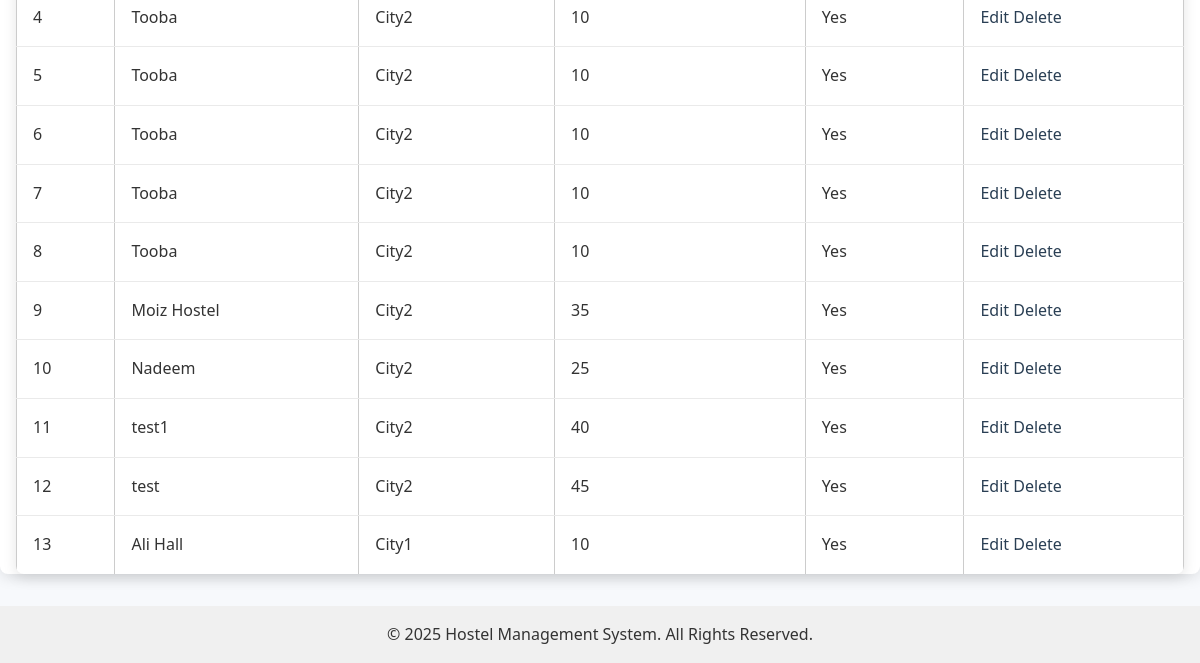
Page /manage_hostels/ (lower part) on the earlier database version.
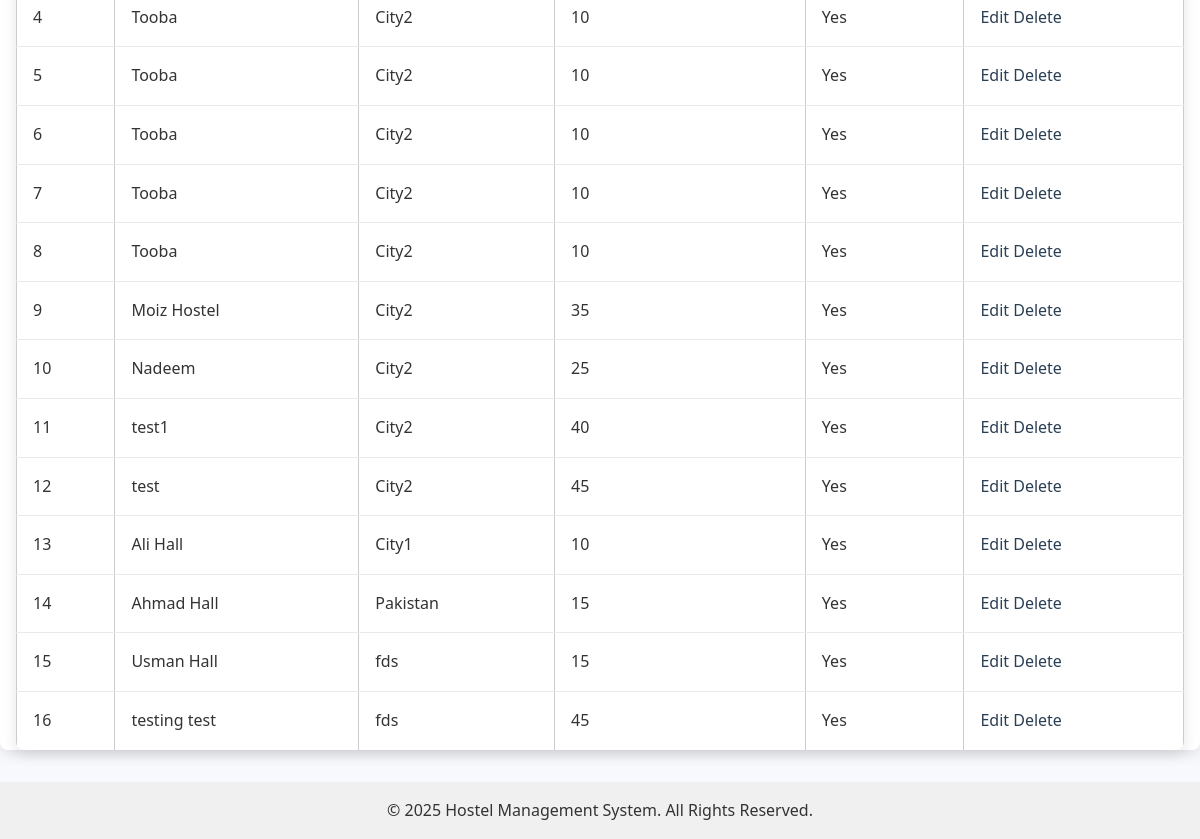
Same page on the later database version.
### members/models.py (models this page shows, shortened)
class Hostel(models.Model):
    owner = models.ForeignKey(settings.AUTH_USER_MODEL, on_delete=models.CASCADE)
    name = models.CharField(max_length=100)
    location = models.CharField(max_length=100)
    total_rooms = models.IntegerField()
    is_active = models.BooleanField(default=True)

### members/views.py (the view, shortened to what this page needs)
# urls.py: path('manage_hostels/', manage_hostels, name='manage_hostels'),
@require_http_methods(["GET", "POST"])
def manage_hostels(request):
    hostels = Hostel.objects.all().order_by('id')
    hostel_owners = HostelOwner.objects.all()
    context = {
        'hostels': hostels,
        'hostel_owners': hostel_owners
    }
    return render(request, 'manage_hostels.html', context)

### members/templates/manage_hostels.html (shortened to what this page needs)
{% extends 'base.html' %}
{% block content %}
<div class="section-container">
    <table class="data-table">
        <tbody>
            {% for hostel in hostels %}
            <tr>
                <td>{{ hostel.id }}</td>
                <td>{{ hostel.name }}</td>
                <td>{{ hostel.location }}</td>
                <td>{{ hostel.total_rooms }}</td>
                <td>{{ hostel.is_active|yesno:"Yes,No" }}</td>
                <td>
                    <a href="{% url 'edit_hostel' hostel.id %}" class="action-link">Edit</a>
                    <a href="{% url 'delete_hostel' hostel.id %}" class="action-link delete">Delete</a>
                </td>
            </tr>
            {% empty %}
            <tr>
                <td colspan="6">No hostels found.</td>
            </tr>
            {% endfor %}
        </tbody>
    </table>
</div>
{% endblock %}

Differences in the rows shown:
added Hostel: id "14", name "Ahmad Hall", location "Pakistan", total_rooms "15", is_active "Yes"
added Hostel: id "15", name "Usman Hall", location "fds", total_rooms "15", is_active "Yes"
added Hostel: id "16", name "testing test", location "fds", total_rooms "45", is_active "Yes"
